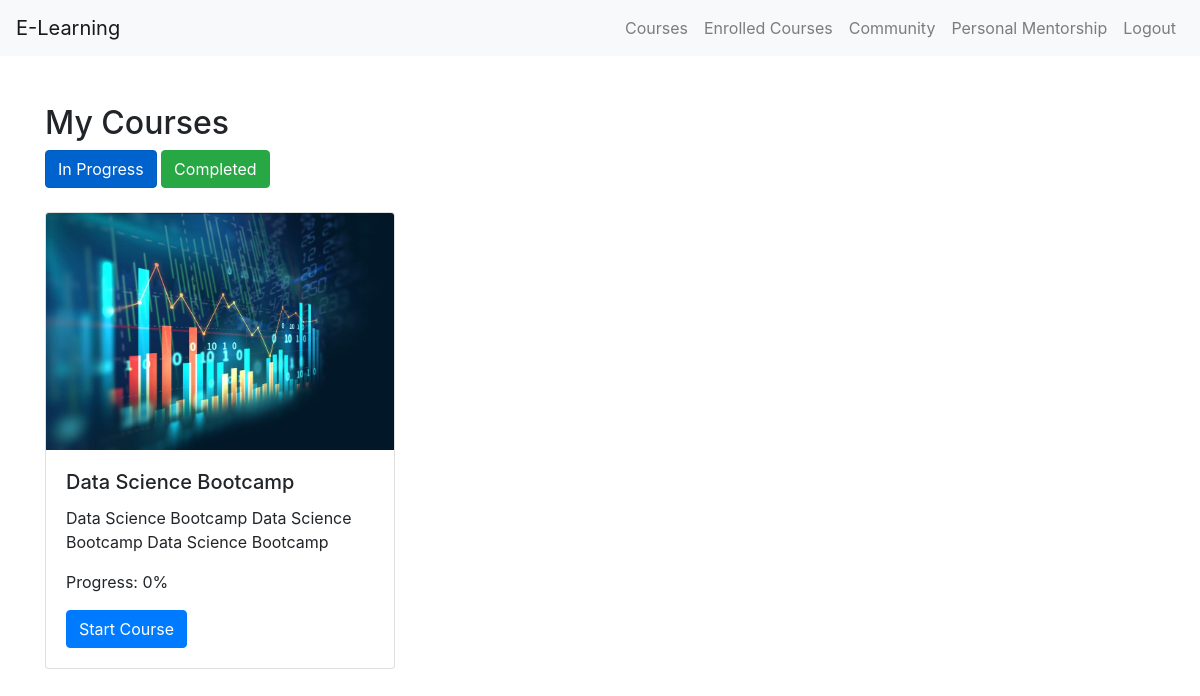
/my_courses (signed in), run on the app's committed database.
### app/models.py (models this page shows, shortened)
class Course(models.Model):
    TECH_COURSE = 'Tech Courses'
    CBSE_COURSE = 'CBSE Courses'
    CATEGORY_CHOICES = [
        (TECH_COURSE, 'Tech Courses'),
        (CBSE_COURSE, 'CBSE Courses'),
    ]
    title = models.CharField(max_length=100)
    description = models.TextField()
    what_you_will_learn = models.TextField(null=True, blank=True, verbose_name="What You Will Learn")
    this_course_includes = models.TextField(null=True, blank=True, verbose_name="This Course Includes")
    price = models.DecimalField(max_digits=8, decimal_places=2)
    category = models.CharField(max_length=100, choices=CATEGORY_CHOICES, default=TECH_COURSE)
    image = models.ImageField(upload_to='staticfiles/course_images/', null=True, blank=True)
    demo_video = models.FileField(upload_to='staticfiles/demo_videos/', null=True, blank=True)

### app/views.py (the view)
# urls.py: path('my_courses', all_course_progress, name='my-courses'),
@login_required
def all_course_progress(request):
    student = Student.objects.get(user=request.user)
    enrollments = Enrollment.objects.filter(user=student)
    course_progress_data = []
    for enrollment in enrollments:
        course = enrollment.course
        total_topics = sum(week.topics.count() for week in course.weeks.all())
        watched_topics = sum(topic.watched_by_users.filter(id=student.id).exists() for week in course.weeks.all() for topic in week.topics.all())
        if total_topics > 0:
            progress_percentage = round((watched_topics / total_topics) * 100)
        else:
            progress_percentage = 0
        course_progress_data.append({
            'course': course,
            'total_topics': total_topics,
            'watched_topics': watched_topics,
            'progress_percentage': progress_percentage,
        })
    filter_status = request.GET.get('status', 'in_progress')
    if filter_status == 'completed':
        filtered_courses = [data for data in course_progress_data if data['progress_percentage'] == 100]
    else:
        filtered_courses = [data for data in course_progress_data if data['progress_percentage'] < 100]
    context = {
        'course_progress_data': filtered_courses,
        'filter_status': filter_status,
    }
    return render(request, 'my_courses.html', context)

### app/templates/my_courses.html (shortened to what this page needs)
<!DOCTYPE html>
<html lang="en">
<head>
    <link rel="stylesheet" href="https://stackpath.bootstrapcdn.com/bootstrap/4.5.2/css/bootstrap.min.css">
</head>
<body>
<nav class="navbar navbar-expand-lg navbar-light bg-light">
    <a class="navbar-brand" href="#">E-Learning</a>
    <div class="collapse navbar-collapse" id="navbarNav">
        <ul class="navbar-nav ml-auto">
            <li class="nav-item">
                <a class="nav-link" href="{% url 'course_catalog' %}">Courses</a>
            </li>
            <li class="nav-item">
                <a class="nav-link" href="#">Enrolled Courses</a>
            </li>
            <li class="nav-item">
                <a class="nav-link" href="{% url 'community_platform' %}">Community</a>
            </li>
            <li class="nav-item">
                <a class="nav-link" href="{% url 'mentorship_page' %}">Personal Mentorship</a>
            </li>
            <li class="nav-item">
                <a class="nav-link" href="{% url 'logout' %}">Logout</a>
            </li>
        </ul>
    </div>
</nav>
<div class="container mt-5">
    <h2>My Courses</h2>
    <div class="mb-4">
        <a href="?status=in_progress" class="btn btn-primary {% if filter_status == 'in_progress' %}active{% endif %}">In Progress</a>
        <a href="?status=completed" class="btn btn-success {% if filter_status == 'completed' %}active{% endif %}">Completed</a>
    </div>
    <div class="row">
        {% for course_progress in course_progress_data %}
            <div class="col-md-4 mb-4">
                <div class="card">
                    <img src="{{ course_progress.course.image.url }}" class="card-img-top" alt="{{ course_progress.course.title }}">
                    <div class="card-body">
                        <h5 class="card-title">{{ course_progress.course.title }}</h5>
                        <p class="card-text">{{ course_progress.course.description }}</p>
                        <p>Progress: {{ course_progress.progress_percentage }}%</p>
                        <a href="{% url 'start_course' course_id=course_progress.course.id %}" class="btn btn-primary">Start Course</a>
                    </div>
                </div>
            </div>
        {% empty %}
            <p>No courses found.</p>
        {% endfor %}
    </div>
</div>
</body>
</html>

### data on the page
Course: course.image (picture), course "Data Science Bootcamp", course.description "Data Science Bootcamp Data Science Bootcamp Data Science Bootcamp", progress_percentage "0"
